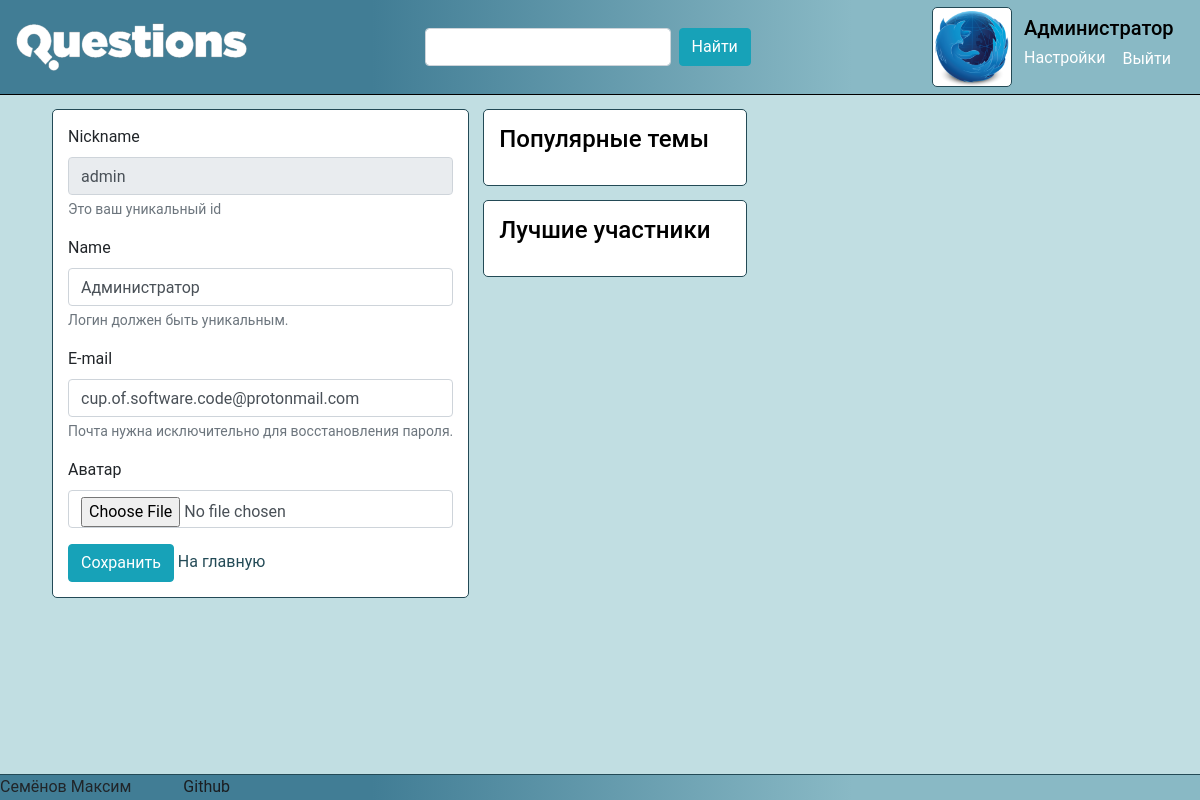
The page /settings/ (signed in) on the database as committed earlier.
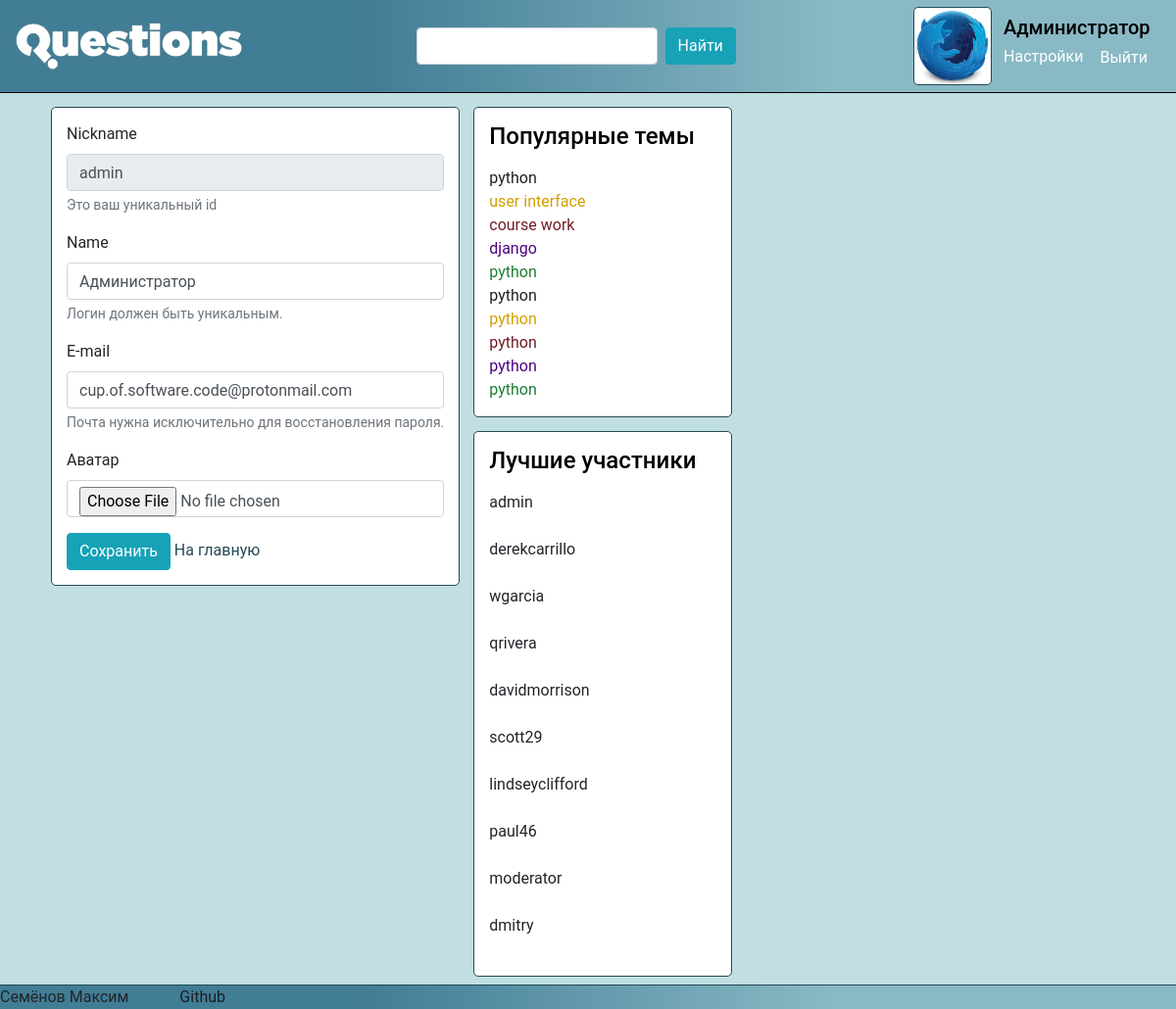
The same page on the database as committed later.
### question_answer/models.py (models this page shows)
class ExcerptTag(models.Model):
    text = models.TextField()

class ExcerptUsername(models.Model):
    username = models.TextField()

### question_answer/views.py (the view)
# urls.py: path('settings/', views.user_settings, name='settings'),
@auth_decorators.login_required(login_url='/login/')
def user_settings(request):
    if request.method == "POST":
        form = forms.SettingsForm(request.POST, request.FILES)
        if form.is_valid():
            request.user.email = form.cleaned_data['email']
            request.user.first_name = form.cleaned_data['name']
            request.user.save()
            avatar = form.cleaned_data['avatar']
            if avatar:
                request.user.profile.avatar = avatar
                request.user.profile.save()
    else:
        form = forms.SettingsForm()
    return render(request, 'question_answer/user_settings.html', {"form": form})

### question_answer/forms.py
class SettingsForm(forms.Form):
    nickname = forms.CharField(disabled=True, required=False)
    name = forms.CharField()
    email = forms.EmailField()
    avatar = forms.ImageField(required=False)

### question_answer/context_processors.py (called while the page is built)
def extract_top_tag(request):
    return {
        "excerpt_tags": [i.text for i in models.ExcerptTag.objects.all()]
    }

def extract_top_users(request):
    return {
        "excerpt_usernames": [i.username for i in models.ExcerptUsername.objects.all()]
    }

### question_answer/templates/question_answer/user_settings.html (shortened to what this page needs)
{% extends "question_answer/basic_page.html" %}
{% block links_in_header %}
    <link rel="stylesheet" href="/static/question_answer/user_settings.css" type="text/css">
{% endblock links_in_header %}
{% block main_content %}
    <div class="settings-wrapper bordered">
        <form enctype="multipart/form-data" method="post">
            <div class="form-group">
                <label for="NicknameInput">Nickname</label>
                <input class="form-control"
                       id="NicknameInput"
                       type="text"
                       value="{{ user.username }}"
                       disabled>
                <small class="form-text text-muted">Это ваш уникальный id</small>
            </div>
            <div class="form-group">
                <label for="NameInput">Name</label>
                <input class="form-control"
                       id="NameInput"
                       name="{{ form.name.html_name }}"
                       placeholder="Имя не может быть пустым."
                       type="text"
                       value="{{ user.first_name }}"
                       required>
                <small class="form-text text-muted">Логин должен быть уникальным.</small>
            </div>
            <div class="form-group">
                <label for="EmailInput">E-mail</label>
                <input class="form-control"
                       id="EmailInput"
                       name="{{ form.email.html_name }}"
                       placeholder="Почта не может отсутствовать."
                       type="email"
                       value="{{ user.email }}"
                       required>
                <small class="form-text text-muted">Почта нужна исключительно для восстановления пароля.</small>
            </div>
            <div class="form-group">
                <label for="InputImage">Аватар</label>
                <input class="form-control"
                       id="InputImage"
                       name="{{ form.avatar.html_name }}"
                       placeholder="загрузите аватар"
                       type="file"
                       accept="image/png,image/jpeg">
            </div>
            <div>
                <button type="submit" class="btn btn-info">Сохранить</button>
                <a href="/">На главную</a>
            </div>
        </form>
    </div>
{% endblock main_content %}

### question_answer/templates/question_answer/basic_page.html (shortened to what this page needs)
<!DOCTYPE html>
<html lang="en">
<head>
    <link type="text/css" rel="stylesheet" href="/static/bootstrap/bootstrap.min.css">
    <link type="text/css" rel="stylesheet" href="/static/question_answer/basic_page.css">
    {% load static %}
    {% block links_in_header %}{% endblock links_in_header %}
</head>
<body>
<header class="gradient_backgraund">
    <a class="d-flex" href="/"><img class="logo" src="/static/img/question-logo-white.png"/></a>
    <form class="d-flex flex-row">
        <input class="form-control search-field" placeholder="" type="text">
        <button class="btn btn-info" type="submit">Найти</button>
    </form>
    {% if user.is_authenticated %}
        <div class="avatar-wrapper">
            <div class="">
                <img src="{{ user.profile.avatar.url }}" class="user-avatar bordered">
            </div>
            <div class="action-login">
                <h5 class="nickname">{{ user.first_name }}</h5>
                <a href="{% url "settings" %}">Настройки</a>
                <form class="logout-link" action="{% url "logout" %}" method="POST">
                    <input class="btn btn-link" type="submit" value="Выйти">
                </form>
            </div>
        </div>
    {% else %}
        <div><a href="{% url "login" %}">Войти</a> или <a href="{% url "signup" %}">зарегистрироваться.</a> Это не
            займёт много времени.
        </div>
    {% endif %}
</header>
<div class="container d-flex flex-column flex-lg-row flex-xl-row">
    <main class="right-column">
        {% block main_content %}{% endblock main_content %}
    </main>
    <div class="d-flex flex-row col-12 flex-lg-column col-lg-3 flex-xl-column col-xl-3 left-column">
        <div class="popular-tags-wrapper bordered flex-column">
            <h4 class="d-flex">Популярные темы</h4>
            <div class="popular-tags d-flex flex-column">
                {% for tag in excerpt_tags %}
                    <a class="d-flex" href="{% url 'tag' tag %}">{{ tag }}</a>
                {% endfor %}
            </div>
        </div>
        <div class="best-members-wrapper bordered flex-column">
            <h4 class="d-flex">Лучшие участники</h4>
            <div class="best-members d-flex flex-column">
                {% for username in excerpt_usernames %}
                    <div class="member d-flex">{{ username }}</div><br>
                {% endfor %}
            </div>
        </div>
    </div>
</div>
<div class="crutch_for_footer"></div>
<footer class="gradient_backgraund">
    <span>Семёнов Максим</span>
    <a href="https://github.com/OlegSchwann/Technopark-Web" class="github_link">Github</a>
</footer>
</body>
</html>

Rows that differ between the two databases and show on the page:
added ExcerptTag: excerpt_tags "python"
added ExcerptTag: excerpt_tags "user interface"
added ExcerptTag: excerpt_tags "course work"
added ExcerptTag: excerpt_tags "django"
added ExcerptTag: excerpt_tags "python"
added ExcerptTag: excerpt_tags "python"
added ExcerptTag: excerpt_tags "python"
added ExcerptTag: excerpt_tags "python"
added ExcerptTag: excerpt_tags "python"
added ExcerptTag: excerpt_tags "python"
added ExcerptUsername: excerpt_usernames "admin"
added ExcerptUsername: excerpt_usernames "derekcarrillo"
added ExcerptUsername: excerpt_usernames "wgarcia"
added ExcerptUsername: excerpt_usernames "qrivera"
added ExcerptUsername: excerpt_usernames "davidmorrison"
added ExcerptUsername: excerpt_usernames "scott29"
added ExcerptUsername: excerpt_usernames "lindseyclifford"
added ExcerptUsername: excerpt_usernames "paul46"
added ExcerptUsername: excerpt_usernames "moderator"
added ExcerptUsername: excerpt_usernames "dmitry"
